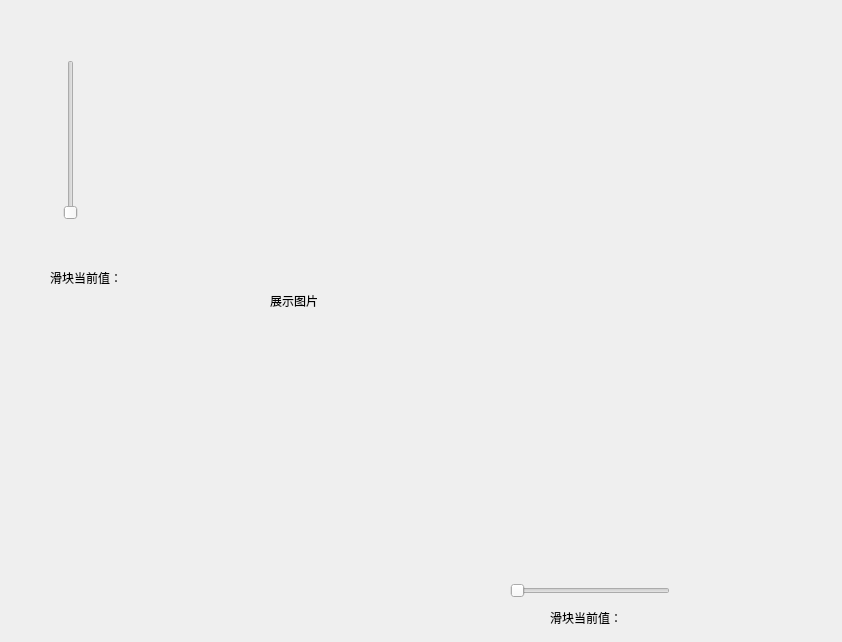
<?xml version="1.0" encoding="UTF-8"?>
<ui version="4.0">
 <class>Form</class>
 <widget class="QWidget" name="Form">
  <property name="geometry">
   <rect>
    <x>0</x>
    <y>0</y>
    <width>842</width>
    <height>642</height>
   </rect>
  </property>
  <property name="windowTitle">
   <string>Form</string>
  </property>
  <widget class="QSlider" name="horizontalSlider">
   <property name="geometry">
    <rect>
     <x>510</x>
     <y>580</y>
     <width>160</width>
     <height>22</height>
    </rect>
   </property>
   <property name="orientation">
    <enum>Qt::Horizontal</enum>
   </property>
  </widget>
  <widget class="QSlider" name="verticalSlider">
   <property name="geometry">
    <rect>
     <x>60</x>
     <y>60</y>
     <width>22</width>
     <height>160</height>
    </rect>
   </property>
   <property name="orientation">
    <enum>Qt::Vertical</enum>
   </property>
  </widget>
  <widget class="QLabel" name="label">
   <property name="geometry">
    <rect>
     <x>50</x>
     <y>270</y>
     <width>91</width>
     <height>16</height>
    </rect>
   </property>
   <property name="text">
    <string>滑块当前值：</string>
   </property>
  </widget>
  <widget class="QLabel" name="label_2">
   <property name="geometry">
    <rect>
     <x>550</x>
     <y>610</y>
     <width>91</width>
     <height>16</height>
    </rect>
   </property>
   <property name="text">
    <string>滑块当前值：</string>
   </property>
  </widget>
  <widget class="QLabel" name="label_3">
   <property name="geometry">
    <rect>
     <x>270</x>
     <y>150</y>
     <width>451</width>
     <height>301</height>
    </rect>
   </property>
   <property name="text">
    <string>展示图片</string>
   </property>
  </widget>
 </widget>
 <resources/>
 <connections>
  <connection>
   <sender>verticalSlider</sender>
   <signal>valueChanged(int)</signal>
   <receiver>horizontalSlider</receiver>
   <slot>setValue(int)</slot>
   <hints>
    <hint type="sourcelabel">
     <x>73</x>
     <y>177</y>
    </hint>
    <hint type="destinationlabel">
     <x>582</x>
     <y>586</y>
    </hint>
   </hints>
  </connection>
 </connections>
</ui>
